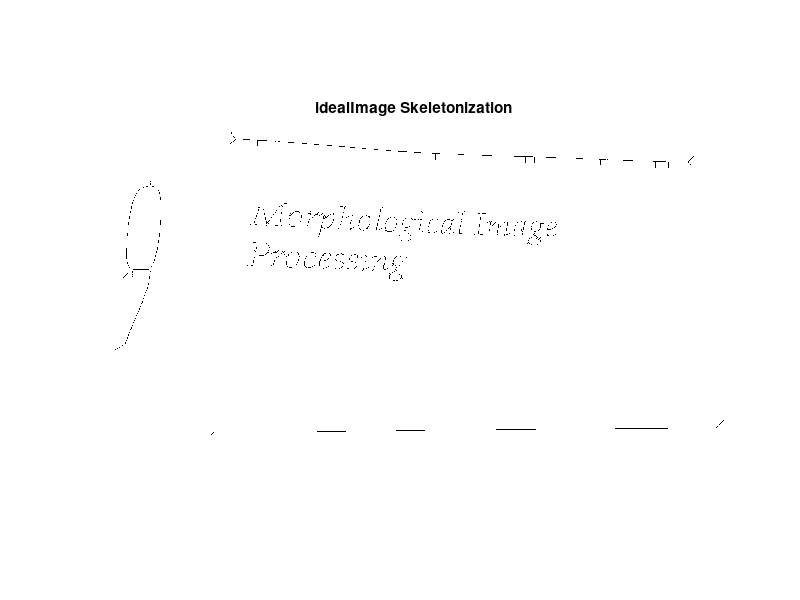

MATLAB code for this plot:
%% ECE 253, Homework 1 
% _*|Shivani Bhakta|*_

%% Problem 3 Skeletonization 
clc; clear;
% Load binary images (Data)
load('badImFile.mat', 'badIm'); 
load('idealImFile.mat', 'idealIm'); 

%% _Part(a)_

ideal_skel =  1 - bwmorph(1-idealIm,'skel',inf); 
figure 
imshow(ideal_skel)
% saveas(figure(7), 'prob3a_skele.jpg')
title('idealImage Skeletonization')


%% _Part(b)_ 
% To remove the spurs we could first use pruning as discussed in lecture. This 
% involves using of the thinning operator and 8 different structuring 
% elements B1, B2, ..., B8, simultaneously. This will allow the image to 
% get down to single pixel thickness and doing it simultaneously means 
% removing multiple spurs at the same time. A ⊗ B = A – (A ⊛ B), this step 
% can be repeated until some condition like the shape is met. Pruning will 
% remove the spurs, however, it leaves the skeleton much smaller, so we will 
% need to grow it using dilatation. We can dilate each endpoints Xi using 
% H = ones(3), take the intersection with original image (Xi ⊕ H) ∩ A 


%% Problem 4 
% ANSWER: b)$[(A \ominus S_1) \cap (A^c \ominus S_2)] \oplus S_1$
%
% Structuring element S1 exactly matches one of the small square boxes, 
% which is very similar to the white boxes that remain in image B after 
% the transformation. This is a interesting thing to notice because none 
% of the other white boxes that are touching other boxes than they do not 
% show up in image B. 
% 
% So, Now let's look at option b, for the first part we erode A using the
% structuring element S1, this gives us an image with 3x3 white boxes 
% turned into just one 1x1 white pixel, because S1 will overlap/match with 
% all white boxes including the ones with white consecutive neighbours. 
% In simple words, an image with a single dot in place of boxes. Note that
% the U space will kindof still stay here. Next, the second part of the 
% operation takes the A complement and erodes with S2, here due to the 
% properties of S2 (i.e 3x3 black box with a border of single white pixel 
% or 5x5 white ring), it will always remove the black boxes that doesn't 
% have black border. This is basically when any of the white box in the 
% image A who has neighbours. Thus only the isolated box will stay there.   
% Now intersection betweeen these two images, first one with 1x1 white
% boxes and second with 3x3 isolated boxes. Hence intersection will give us
% 1x1 pixel at the center, and now to get the orignal 3x3, will be just
% need to dilate it with S1. Thus, we dilate the intersection with S1
% giving us the image with only isolated white boxes and not the
% consecutive white boxes aka the U shape in the middle. 

%% Problem 5 
% <html>
% <table border=2>
% <tr><td>1</td> <td>d</td></tr>
% <tr><td>2</td> <td>b</td></tr>
% <tr><td>3</td> <td>g</td></tr>
% <tr><td>4</td> <td>a</td></tr>
% <tr><td>5</td> <td>d</td></tr>
% <tr><td>6</td> <td>i</td></tr>
% <tr><td>7</td> <td>c</td></tr>
% <tr><td>8</td> <td>d</td></tr>
% </table>
% </html>